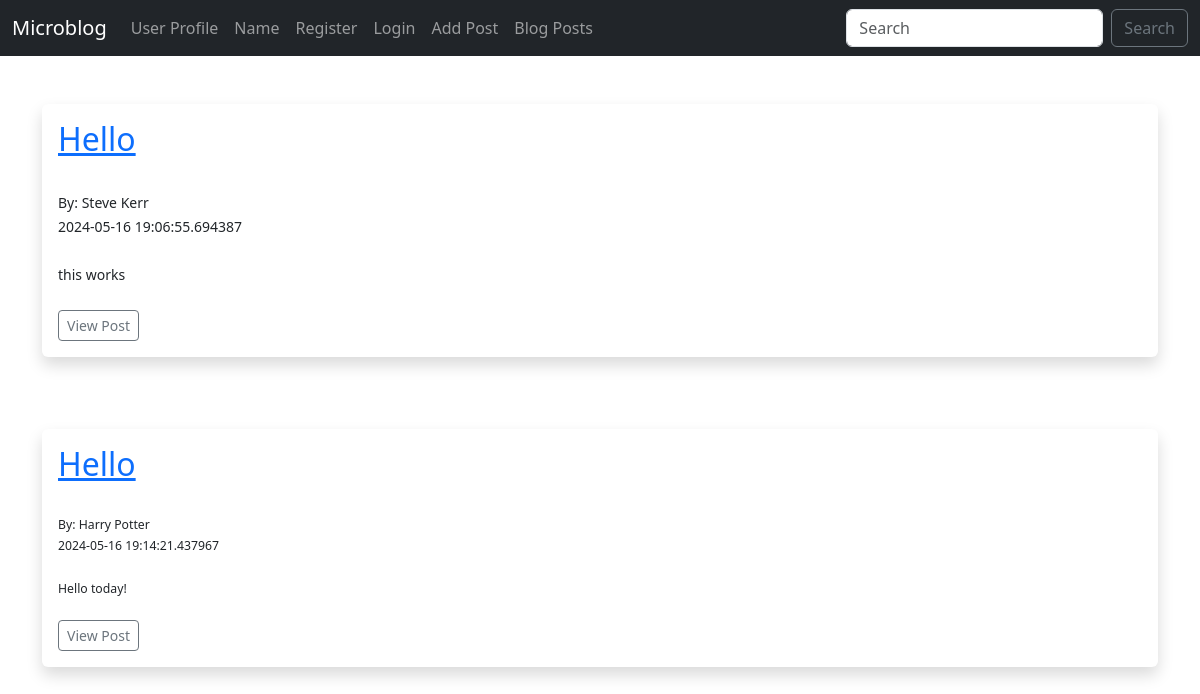
Page /posts on the earlier database version.
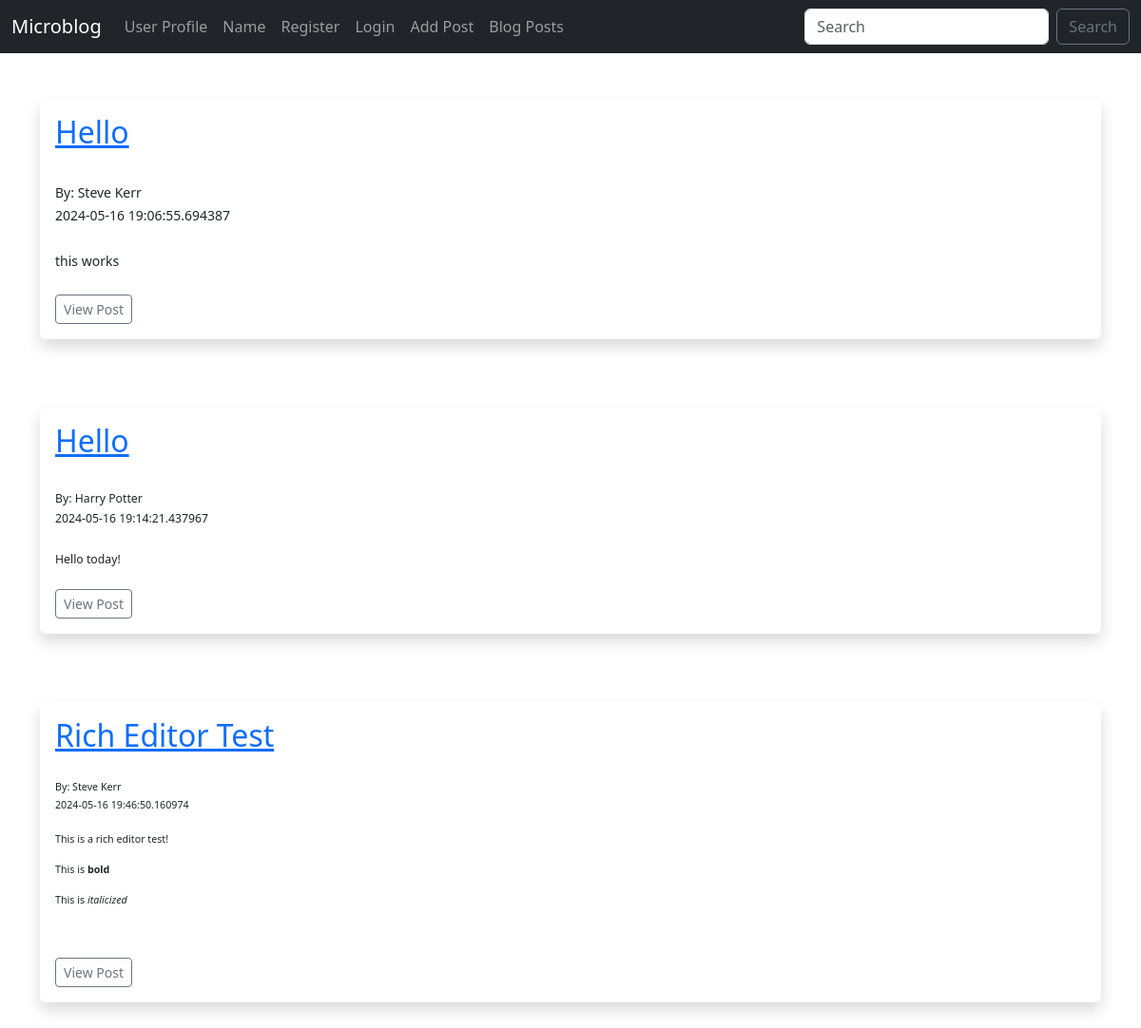
Same page on the later database version.
### app/models.py (models this page shows, shortened)
class Post(db.Model):
    id = db.Column(db.Integer, primary_key=True)
    title = db.Column(db.String(255))
    content = db.Column(db.Text)
    date_posted = db.Column(db.DateTime, default=datetime.utcnow)
    slug = db.Column(db.String(255))
    poster_id = db.Column(db.Integer, db.ForeignKey("user.id"))

class User(db.Model, UserMixin):
    id = db.Column(db.Integer, primary_key=True)
    username = db.Column(db.String(20), nullable=False, unique=True)
    name = db.Column(db.String(200), nullable=False)
    email = db.Column(db.String(120), nullable=False, unique=True)
    favourite_color = db.Column(db.String(120))
    date_added = db.Column(db.DateTime, default=datetime.utcnow)
    password_hash = db.Column(db.String(128))
    posts = db.relationship("Post", backref="poster")
    @property
    def password(self):
        raise AttributeError('Password is not a readable attribute!')

### app/routes.py (the view)
@app.route("/posts", methods=["GET"])
def posts():
    posts = Post.query.order_by(Post.date_posted)
    return render_template("posts.html", posts=posts)

### app/forms.py
class SearchForm(FlaskForm):
    searched = StringField("searched", validators=[DataRequired()])
    submit = SubmitField("Sign In")

### app/routes.py (called while the page is built)
@app.context_processor
def base():
    form = SearchForm()
    return dict(form=form)

### app/templates/posts.html (shortened to what this page needs)
{% extends "base.html" %}
{% block content %}
<br />
{% for post in posts %}
<div class="shadow p-3 mb-5 bg-body rounded">
    <h2><a href="{{ url_for('post', id=post.id)}}">{{ post.title }}</a></h2><br />
    <small>By: {{ post.poster.name }}<br/>
    {{ post.date_posted }}<br /><br />
    {{ post.content|safe }}<br /><br />
    <a href="{{ url_for('post', id=post.id)}}" class="btn btn-outline-secondary btn-sm">View Post</a>
</div>
<br />
{% endfor%}
{% endblock %}

### app/templates/base.html (shortened to what this page needs)
<!DOCTYPE html>
<html lang="en">
<head>
    <link href="https://cdn.jsdelivr.net/npm/bootstrap@5.3.3/dist/css/bootstrap.min.css" rel="stylesheet"
>
    <link href="{{ url_for('static',filename='css/style.css') }}" rel="stylesheet">
</head>
<body>
    {% include 'navbar.html' %}
    <br />
    <div class="container">
        {% block content %}{% endblock %}
    </div>
</body>
</html>

### app/templates/navbar.html (shortened to what this page needs)
<nav class="navbar navbar-expand-lg navbar-dark bg-dark">
    <div class="container-fluid">
        <a class="navbar-brand" href="{{ url_for('index') }}">Microblog</a>
        <div class="collapse navbar-collapse" id="navbarSupportedContent">
            <ul class="navbar-nav me-auto mb-2 mb-lg-0">
                <li class="nav-item">
                    <a class="nav-link" href="{{ url_for('user', name='Chun Wu') }}">User Profile</a>
                </li>
                <li class="nav-item">
                    <a class="nav-link" href="{{ url_for('name') }}">Name</a>
                </li>
                {% if current_user.is_authenticated %}
                <li class="nav-item">
                    <a class="nav-link" href="{{ url_for('dashboard') }}">Dashboard</a>
                </li>
                <li class="nav-item">
                    <a class="nav-link" href="{{ url_for('logout') }}">Logout</a>
                </li>
                {% else %}
                <li class="nav-item">
                    <a class="nav-link" href="{{ url_for('add_user') }}">Register</a>
                </li>
                <li class="nav-item">
                    <a class="nav-link" href="{{ url_for('login') }}">Login</a>
                </li>
                {% endif %}
                <li class="nav-item">
                    <a class="nav-link" href="{{ url_for('add_post') }}">Add Post</a>
                </li>
                <li class="nav-item">
                    <a class="nav-link" href="{{ url_for('posts') }}">Blog Posts</a>
                </li>
            </ul>
            <form class="d-flex" role="search" method="post", action="{{url_for("search")}}">
                <input class="form-control me-2" type="search" placeholder="Search" aria-label="Search" name="searched">
                <button class="btn btn-outline-secondary" type="submit">Search</button>
            </form>
        </div>
    </div>
</nav>

Differences in the rows shown:
added Post: title "Rich Editor Test", poster.name "Steve Kerr", date_posted "2024-05-16 19:46:50.160974", content "This is a rich editor test! This is bold This is italicized"
